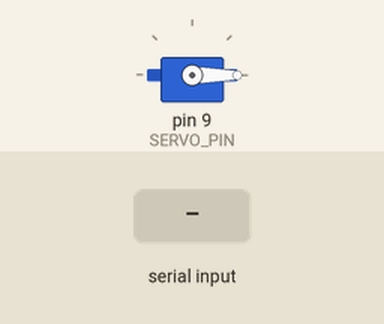
The sketch below on a simulated Arduino Uno, built with avr-gcc and run on an emulated ATmega328P. Parts: servo. Inputs (shaded band) come from the test bench.

Above: at 1.2 s.
1.3 s: "1" received over Serial
At 2.9 s:
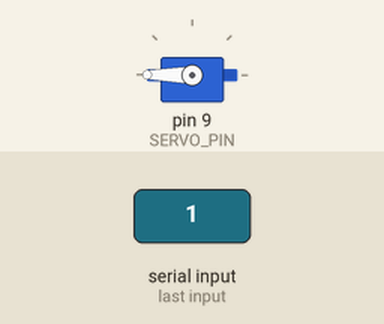
Timing chart, 0 to 4.4 s (numbered marks = the images above; inputs shaded):
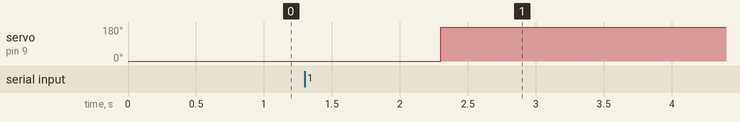

Measured:
- after the input at 1.3 s, servo on pin 9 (SERVO_PIN): 0° → 180° after 1.0 s

The sketch:

demo.ino
```cpp
#include <Servo.h>

#define SERVO_PIN 9

Servo myservo;

const int HOME_ANGLE = 0;
const int PUSH_ANGLE = 180;

void setup() {
  Serial.begin(9600);

  myservo.attach(SERVO_PIN); //tin hieu
  myservo.write(HOME_ANGLE);
}

void loop() {

  if (Serial.available()) {
    char cmd = Serial.read();

    if (cmd == '1') {
      myservo.write(HOME_ANGLE);
      delay(1000);
      myservo.write(PUSH_ANGLE);
    }
  }
}
```

nigga1.ino
```cpp

```
